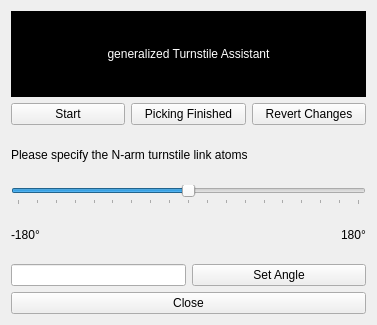
<?xml version="1.0" encoding="UTF-8"?>
<ui version="4.0">
 <class>Form</class>
 <widget class="QWidget" name="Form">
  <property name="geometry">
   <rect>
    <x>0</x>
    <y>0</y>
    <width>377</width>
    <height>325</height>
   </rect>
  </property>
  <property name="windowTitle">
   <string notr="true">gTA Plugin</string>
  </property>
  <layout class="QVBoxLayout" name="verticalLayout">
   <item>
    <widget class="QLabel" name="label">
     <property name="sizePolicy">
      <sizepolicy hsizetype="MinimumExpanding" vsizetype="Minimum">
       <horstretch>0</horstretch>
       <verstretch>0</verstretch>
      </sizepolicy>
     </property>
     <property name="minimumSize">
      <size>
       <width>280</width>
       <height>86</height>
      </size>
     </property>
     <property name="styleSheet">
      <string notr="true">background-color: #000;color:white; padding: 20px</string>
     </property>
     <property name="text">
      <string notr="true">generalized Turnstile Assistant</string>
     </property>
     <property name="textFormat">
      <enum>Qt::PlainText</enum>
     </property>
     <property name="alignment">
      <set>Qt::AlignCenter</set>
     </property>
     <property name="wordWrap">
      <bool>true</bool>
     </property>
    </widget>
   </item>
   <item>
    <layout class="QGridLayout" name="turnstile">
     <item row="0" column="0">
      <widget class="QPushButton" name="start">
       <property name="text">
        <string>Start</string>
       </property>
      </widget>
     </item>
     <item row="0" column="2">
      <widget class="QPushButton" name="revert">
       <property name="text">
        <string>Revert Changes</string>
       </property>
      </widget>
     </item>
     <item row="0" column="1">
      <widget class="QPushButton" name="pick_finish">
       <property name="text">
        <string>Picking Finished</string>
       </property>
      </widget>
     </item>
    </layout>
   </item>
   <item>
    <widget class="QLabel" name="status_text">
     <property name="text">
      <string>Please specify the N-arm turnstile link atoms</string>
     </property>
    </widget>
   </item>
   <item>
    <widget class="QSlider" name="slider_angle">
     <property name="minimum">
      <number>-180</number>
     </property>
     <property name="maximum">
      <number>180</number>
     </property>
     <property name="singleStep">
      <number>5</number>
     </property>
     <property name="orientation">
      <enum>Qt::Horizontal</enum>
     </property>
     <property name="tickPosition">
      <enum>QSlider::TicksBelow</enum>
     </property>
     <property name="tickInterval">
      <number>20</number>
     </property>
    </widget>
   </item>
   <item>
    <layout class="QHBoxLayout" name="horizontalLayout_2">
     <item alignment="Qt::AlignLeft">
      <widget class="QLabel" name="label_7">
       <property name="text">
        <string>-180°</string>
       </property>
      </widget>
     </item>
     <item alignment="Qt::AlignRight">
      <widget class="QLabel" name="label_8">
       <property name="text">
        <string>180°</string>
       </property>
      </widget>
     </item>
    </layout>
   </item>
   <item>
    <layout class="QHBoxLayout" name="set_slider">
     <item>
      <widget class="QLineEdit" name="angle_text">
       <property name="sizePolicy">
        <sizepolicy hsizetype="Minimum" vsizetype="Fixed">
         <horstretch>0</horstretch>
         <verstretch>0</verstretch>
        </sizepolicy>
       </property>
      </widget>
     </item>
     <item>
      <widget class="QPushButton" name="set_angle">
       <property name="text">
        <string>Set Angle</string>
       </property>
      </widget>
     </item>
    </layout>
   </item>
   <item>
    <layout class="QHBoxLayout" name="horizontalLayout">
     <item>
      <widget class="QPushButton" name="button_close">
       <property name="text">
        <string notr="true">Close</string>
       </property>
      </widget>
     </item>
    </layout>
   </item>
  </layout>
 </widget>
 <resources/>
 <connections/>
</ui>
